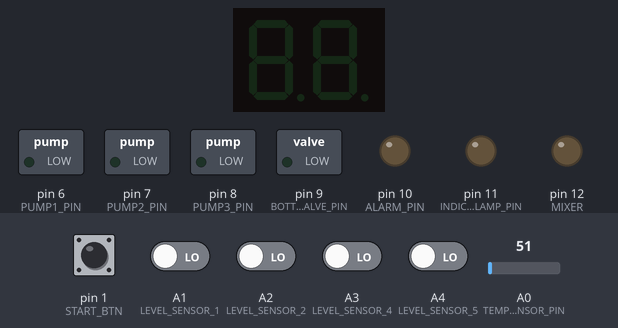
Simulated run of this sketch. Board: Arduino Mega 2560, built with avr-gcc and run on an emulated ATmega2560. Shown: 2-digit seven-segment display, switched loads named in the sketch (green lamp = pin HIGH), output pins drawn as LEDs (lit = HIGH). Wiring (inferred from the names in the program): 2-digit 7-segment display, segments lit when HIGH: segments pin 23, pin 25, pin 27, pin 29, pin 31, pin 33, pin 35, pin 37, pin 39, pin 41, pin 43, pin 45, pin 47, pin 49. The test bench sets the inputs (shaded band); at power-on: A1 (LEVEL_SENSOR_1), A2 (LEVEL_SENSOR_2), A3 (LEVEL_SENSOR_4), A4 (LEVEL_SENSOR_5), pin 1 (START_BTN) LOW, A0 (TEMP_SENSOR_PIN) = 51. The segment pins are drawn as the display they are named for; pins used as bus, display or sensor lines are not drawn.

Above: at 1.2 s.
1.3 s: pin 1 (START_BTN) pulled HIGH for 0.15 s
At 1.7 s:
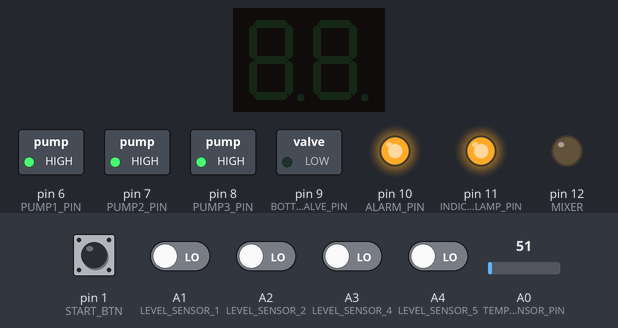
2.9 s: A1 (LEVEL_SENSOR_1) driven HIGH
At 4.1 s:
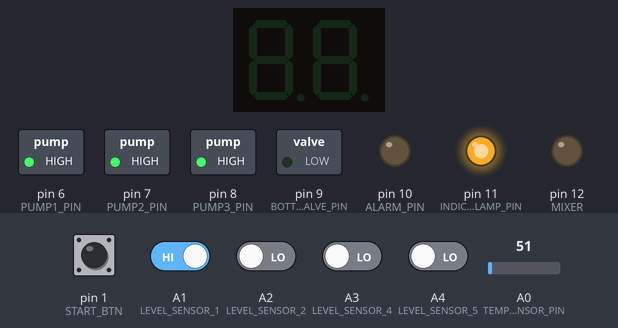
4.4 s: A2 (LEVEL_SENSOR_2) driven HIGH
At 5.2 s:
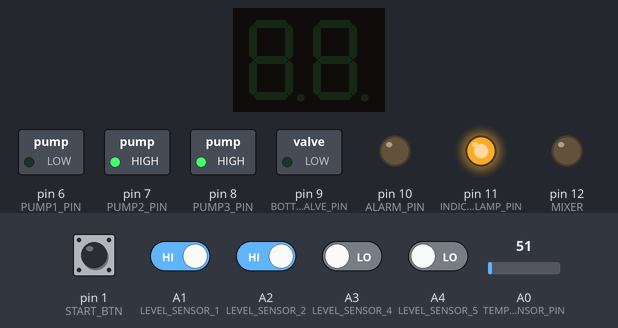
5.9 s: A3 (LEVEL_SENSOR_4) driven HIGH
At 6.4 s:
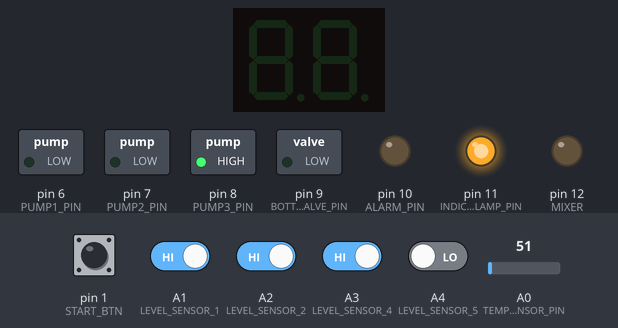
7.4 s: A4 (LEVEL_SENSOR_5) driven HIGH
At 7.9 s:
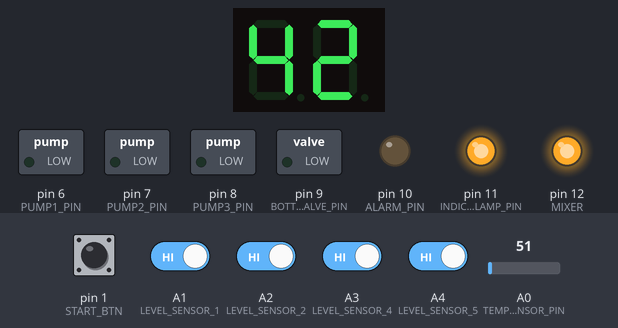
Timing chart, 0 to 9.9 s (numbered marks = the images above; inputs shaded):
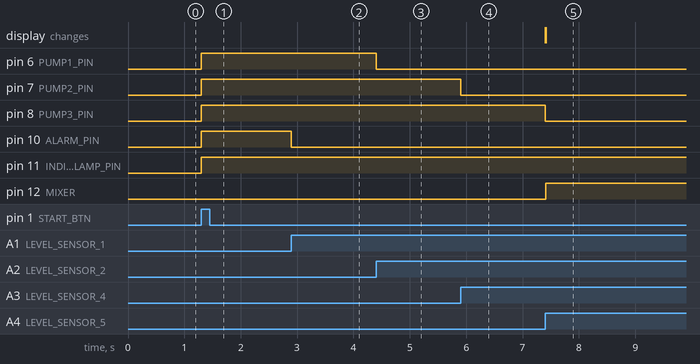

The sketch:

micro_2.ino
```cpp
#define START_BTN 1
#define LEVEL_SENSOR_1 A1
#define LEVEL_SENSOR_2 A2
#define LEVEL_SENSOR_4 A3
#define LEVEL_SENSOR_5 A4
#define PUMP1_PIN 6
#define PUMP2_PIN 7
#define PUMP3_PIN 8
#define BOTTOM_VALVE_PIN 9
#define ALARM_PIN 10
#define INDICATION_LAMP_PIN 11
#define MIXER 12
#define TEMP_SENSOR_PIN A0  // Pin for temperature sensor
bool systemStarted = false;
int temp = 11;
// Pin configurations for each seven-segment display
const byte onesPins[] = {23, 25, 27, 29, 31, 33, 35};  // Pins for ones place
const byte tensPins[] = {37, 39, 41, 43, 45, 47, 49};  // Pins for tens place
const byte onesCathodePin = 2; // Common cathode pin for ones display
const byte tensCathodePin = 3; // Common cathode pin for tens display

// Segment bit patterns for numbers 0-9 (for common cathode display)
const byte digitPatterns[] = {
  0b00111111, // 0
  0b00000110, // 1
  0b01011011, // 2
  0b01001111, // 3
  0b01100110, // 4
  0b01101101, // 5
  0b01111101, // 6
  0b00000111, // 7
  0b01111111, // 8
  0b01101111  // 9
};
void setup() {
  pinMode(START_BTN, INPUT);
  pinMode(TEMP_SENSOR_PIN, INPUT);
  pinMode(ALARM_PIN, OUTPUT);
  pinMode(INDICATION_LAMP_PIN, OUTPUT);
  pinMode(PUMP1_PIN, OUTPUT);
  pinMode(PUMP2_PIN, OUTPUT);
  pinMode(PUMP3_PIN, OUTPUT);
  pinMode(BOTTOM_VALVE_PIN, OUTPUT);
  pinMode(MIXER, OUTPUT);
  for (int i = 0; i < 7; i++) {
    pinMode(onesPins[i], OUTPUT);
    pinMode(tensPins[i], OUTPUT);
  }
}

void loop() {
     if (digitalRead(START_BTN) == 1) {
        systemStarted = true;
        digitalWrite(INDICATION_LAMP_PIN, HIGH);
        processTankFilling();
    }
}

void processTankFilling() {
    digitalWrite(PUMP1_PIN, HIGH);
    digitalWrite(PUMP2_PIN, HIGH);
    digitalWrite(PUMP3_PIN, HIGH);

    while (true) {
        if (digitalRead(LEVEL_SENSOR_1) == LOW) {
            digitalWrite(ALARM_PIN, HIGH); // Alarm ON
        } else {
            digitalWrite(ALARM_PIN, LOW); // Alarm OFF
        }

        // Check levels
        if (digitalRead(LEVEL_SENSOR_2) == HIGH) {
            digitalWrite(PUMP1_PIN, LOW);
        }

        if (digitalRead(LEVEL_SENSOR_4) == HIGH) {
            digitalWrite(PUMP2_PIN, LOW);

        }

        if (digitalRead(LEVEL_SENSOR_5) == HIGH) {
            digitalWrite(PUMP3_PIN, LOW);
            // Fill the tank to level 5
                mixAndFeed();
                break;

        }
    }
}

void mixAndFeed() {
    int temperature = readTemperature();
    display(temperature);
    digitalWrite(MIXER, HIGH);
    // Assuming the temperature threshold is 70 degrees
    while (temperature <= 70) {
        temperature = readTemperature();  // Update temperature
        display(temperature);
    }
    digitalWrite(MIXER, LOW);
    digitalWrite(BOTTOM_VALVE_PIN, HIGH);
    delay(500);
    digitalWrite(BOTTOM_VALVE_PIN, LOW);
    // Reset system for next operation

    systemStarted = false;
    digitalWrite(INDICATION_LAMP_PIN, LOW);
    display(0);
}


int readTemperature() {
  int sensorValue = analogRead(A0);  // Read the analog value from LM35
  float voltage = sensorValue * (5.0 / 1023.0);  // Convert the value to voltage (range: 0-5V)
  int temperature = voltage * 100;  // LM35 gives 10mV per degree Celsius, so multiply by 100 to get the temperature in °C
  return temperature;
}
// Function to display a number on the 7-segment displays
void display(int num) {
  // Split the number into tens and ones
  int tens = num / 10;
  int ones = num % 10;

  // Display ones place (first display)
  digitalWrite(onesCathodePin, LOW);  // Enable ones display
  digitalWrite(tensCathodePin, HIGH);  // Disable tens display
  displayDigit(ones, onesPins);
  delay(5);  // Short delay to avoid flickering

  // Display tens place (second display)
  digitalWrite(onesCathodePin, HIGH);  // Disable ones display
  digitalWrite(tensCathodePin, LOW);   // Enable tens display
  displayDigit(tens, tensPins);
  delay(5);  // Short delay to avoid flickering
}

// Function to display a single digit on a 7-segment display
void displayDigit(int digit, const byte pins[]) {
  // Get the bit pattern for the digit
  byte pattern = digitPatterns[digit];

  // Set each segment based on the pattern
  for (int i = 0; i < 7; i++) {
    digitalWrite(pins[i], bitRead(pattern, i)); // Write the bit to the corresponding pin
  }
}
```

Measured:
- after the input at 1.3 s, pin 6 (PUMP1_PIN), pin 7 (PUMP2_PIN), pin 8 (PUMP3_PIN), pin 10 (ALARM_PIN), pin 11 (INDICATION_LAMP_PIN): LOW → HIGH at once
- after the input at 2.9 s, pin 10 (ALARM_PIN): HIGH → LOW at once
- after the input at 4.4 s, pin 6 (PUMP1_PIN): HIGH → LOW at once
- after the input at 5.9 s, pin 7 (PUMP2_PIN): HIGH → LOW at once
- after the input at 7.4 s, pin 8 (PUMP3_PIN): HIGH → LOW at once; pin 12 (MIXER): LOW → HIGH at once; the display: first changes at once (image 5 shows a later state)
